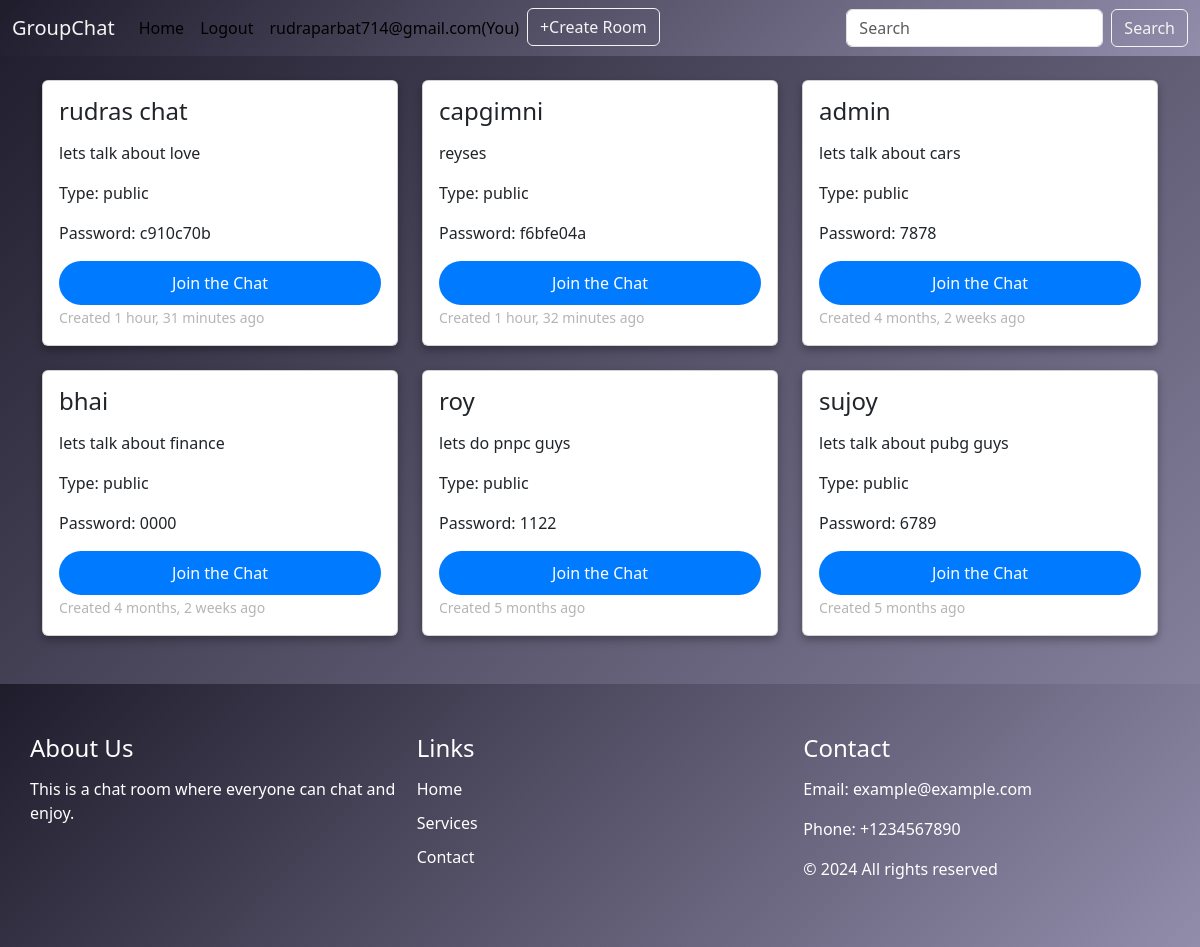
The page /maine/ (signed in) on the database its author committed.
### conn/models.py (models this page shows, shortened)
class chatroom(models.Model) :
    ROOM_TYPE_CHOICES = [
        ('public', 'Public'),
        ('private', 'Private'),
    ]
    name = models.TextField(max_length=25)
    bio = models.TextField(max_length=200)
    room_id = models.CharField(max_length=4)
    room_type = models.CharField(
        max_length=10,
        choices=ROOM_TYPE_CHOICES,
        default='public',
    )
    participants = models.ManyToManyField(User ,blank=False)
    updated = models.DateTimeField(auto_now=True)
    created = models.DateTimeField(auto_now_add=True)
    class Meta :
        ordering = ['-updated' , '-created']

### conn/views.py (the view)
# urls.py: path('maine/', views.main,name='main'),
def main(request) :
    if request.GET.get('q') != None :
        a = request.GET.get('q')
        rooms = chatroom.objects.filter(name__icontains=a)
        b= rooms.count()
    else :
        rooms = chatroom.objects.filter(room_type="public")
        b = rooms.count()
    return render(request , 'index.html' , {'room':rooms , 'b':b})

### templates/index.html (shortened to what this page needs)
<!DOCTYPE html>
<html lang="en">
<head>
    <link href="https://cdn.jsdelivr.net/npm/bootstrap@5.3.3/dist/css/bootstrap.min.css" rel="stylesheet">
</head>
<body>
    {% include "navbar.html" %}
    <div class="wrapper">
        <main class="container my-4">
            {% block content %}
            <div class="row">
                {% for i in room %}
                <div class="col-lg-4 col-md-6 col-sm-12 mb-4">
                    <div class="card custom-card h-100">
                        <div class="card-body d-flex flex-column">
                            <h5 class="card-title">{{ i.name }}</h5>
                            <p class="card-text">{{ i.bio }}</p>
                            <p class="card-text">Type: {{ i.room_type }}</p>
                            <p class="card-text">Password: {{ i.room_id }}</p>
                            <a href="{% url 'room' i.id %}" class="btn btn-primary mt-auto">Join the Chat</a>
                            <p class="card-text"><small class="text-muted">Created {{ i.created|timesince }} ago</small></p>
                        </div>
                    </div>
                </div>
                {% endfor %}
            </div>
            {% endblock content %}
        </main>
        <footer>
            <div class="footer-container">
                <div class="footer-section">
                    <h4>About Us</h4>
                    <p>This is a chat room where everyone can chat and enjoy.</p>
                </div>
                <div class="footer-section">
                    <h4>Links</h4>
                    <ul>
                        <li><a href="#">Home</a></li>
                        <li><a href="#">Services</a></li>
                        <li><a href="#">Contact</a></li>
                    </ul>
                </div>
                <div class="footer-section">
                    <h4>Contact</h4>
                    <p>Email: example@example.com</p>
                    <p>Phone: +1234567890</p>
                    <p>&copy; 2024 All rights reserved</p>
                </div>
            </div>
        </footer>
    </div>
</body>
</html>

### templates/navbar.html (shortened to what this page needs)
<!DOCTYPE html>
<html lang="en">
<head>
    <link href="https://cdn.jsdelivr.net/npm/bootstrap@5.3.3/dist/css/bootstrap.min.css" rel="stylesheet">
</head>
<body>
    <nav class="navbar navbar-expand-lg navbar-custom sticky-top">
        <div class="container-fluid">
            <a class="navbar-brand" href="#">GroupChat</a>
            <div class="collapse navbar-collapse" id="navbarSupportedContent">
                <ul class="navbar-nav me-auto mb-2 mb-lg-0">
                    <li class="nav-item">
                        <a class="nav-link active" aria-current="page" href="/">Home</a>
                    </li>
                    {% if request.user.is_authenticated %}
                    <li class="nav-item">
                        <a class="nav-link active" aria-current="page" href="{% url 'go' %}">Logout</a>
                    </li>
                    <li class="nav-item">
                        <a class="nav-link active" aria-current="page" href="/">{{request.user}}(You)</a>
                    </li>
                    {% endif %}
                    <li class="nav-item">
                        <button type="button" class="btn btn-outline-info top-right-button"><a href="{% url 'cr' %}" style="text-decoration: none; color: inherit;">+Create Room</a></button>
                    </li>
                </ul>
                <form method="GET" action="{% url 'main' %}" class="d-flex" role="search">
                    <input class="form-control me-2" type="text" name="q" placeholder="Search" aria-label="Search">
                    <button class="btn btn-outline-success" type="submit">Search</button>
                </form>
            </div>
        </div>
    </nav>
</body>
</html>

### templates/index.html (style rules this page uses)
body { font-family: 'Segoe UI', Tahoma, Geneva, Verdana, sans-serif; margin: 0; padding: 0; background: linear-gradient(135deg, #1f1c2c, #928dab); color: #f4f4f4; }
.wrapper { display: flex; flex-direction: column; min-height: 100vh; }
main { flex: 1; }
footer { background: linear-gradient(135deg, #1f1c2c, #928dab); color: #fff; padding: 20px 0; }
.footer-container { display: flex; flex-wrap: wrap; justify-content: space-between; max-width: 1200px; margin: auto; padding: 20px; }
.footer-section { flex: 1; padding: 10px; min-width: 200px; }
.footer-section h4 { margin-bottom: 15px; }
.footer-section ul { list-style: none; padding: 0; }
.footer-section ul li { margin-bottom: 10px; }
.footer-section ul li a { color: #fff; text-decoration: none; }
.custom-card { background-color: rgba(0, 0, 0, 0.8); color: #f4f4f4; border: none; border-radius: 10px; box-shadow: 0 4px 8px rgba(0, 0, 0, 0.3); transition: transform 0.3s ease, box-shadow 0.3s ease; }
.custom-card .card-title { font-size: 1.5rem; margin-bottom: 15px; }
.custom-card .btn { background-color: #007bff; border: none; border-radius: 25px; padding: 10px 20px; transition: background-color 0.3s ease; }
.custom-card .text-muted { color: #b5b5b5 !important; }

### templates/navbar.html (style rules this page uses)
body { font-family: 'Segoe UI', Tahoma, Geneva, Verdana, sans-serif; margin: 0; padding: 0; background: linear-gradient(135deg, #1f1c2c, #928dab); color: #f4f4f4; }
.navbar-custom { background: linear-gradient(135deg, #1f1c2c, #928dab); }
.navbar-custom .nav-link, .navbar-custom .navbar-brand { color: #f4f4f4; }
.navbar-custom .btn-outline-info { color: #f4f4f4; border-color: #f4f4f4; }
.navbar-custom .btn-outline-success { color: #f4f4f4; border-color: #f4f4f4; }

### rows shown on the page
chatroom: name "rudras chat", bio "lets talk about love", room_type "public", room_id "c910c70b", created "1 hour, 31 minutes"
chatroom: name "capgimni", bio "reyses", room_type "public", room_id "f6bfe04a", created "1 hour, 32 minutes"
chatroom: name "admin", bio "lets talk about cars", room_type "public", room_id "7878", created "4 months, 2 weeks"
chatroom: name "bhai", bio "lets talk about finance", room_type "public", room_id "0000", created "4 months, 2 weeks"
chatroom: name "roy", bio "lets do pnpc guys", room_type "public", room_id "1122", created "5 months"
chatroom: name "sujoy", bio "lets talk about pubg guys", room_type "public", room_id "6789", created "5 months"

### other values the page prints
{{ request.user }} "rudraparbat714@gmail.com"
